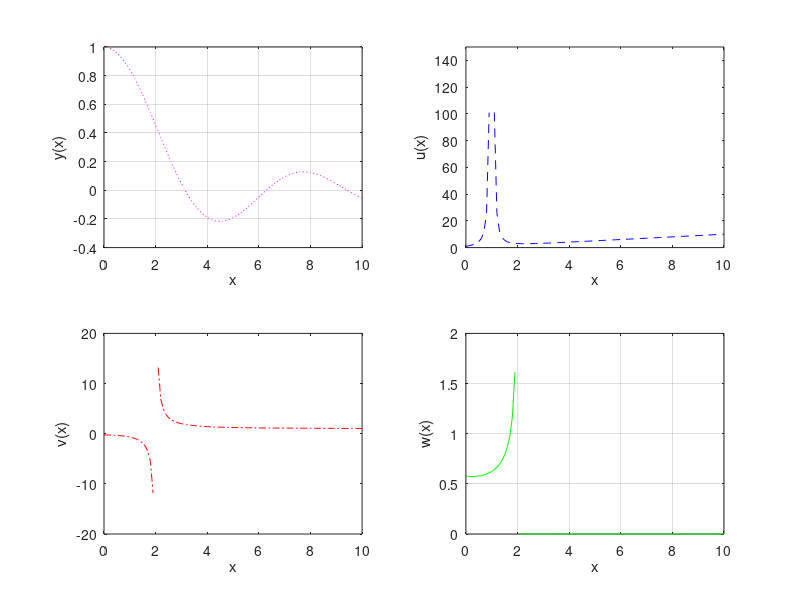

Here is the MATLAB script that generated this plot:
x = linspace(0,10,101);


y =sin(x)./x;
subplot(221),plot(x,y,'m:');
xlabel('x');
ylabel('y(x)');
grid;

u=(1./((x-1).^2))+x;

subplot(222),plot(x,u,'b--');
xlabel('x');
ylabel('u(x)');
ylim([0 150]);

v=((x.^2)+1)./((x.^2)-4);

subplot(223),plot(x,v,'r-.');
xlabel('x');
ylabel('v(x)');
ylim([-20 20]);

w=((10-x).^(1/3)-1)./(4-x.^2).^(1/2);

subplot(224),plot(x,w,'g-');
ylim([0 2]);
ylabel('w(x)');
xlabel('x');
grid;